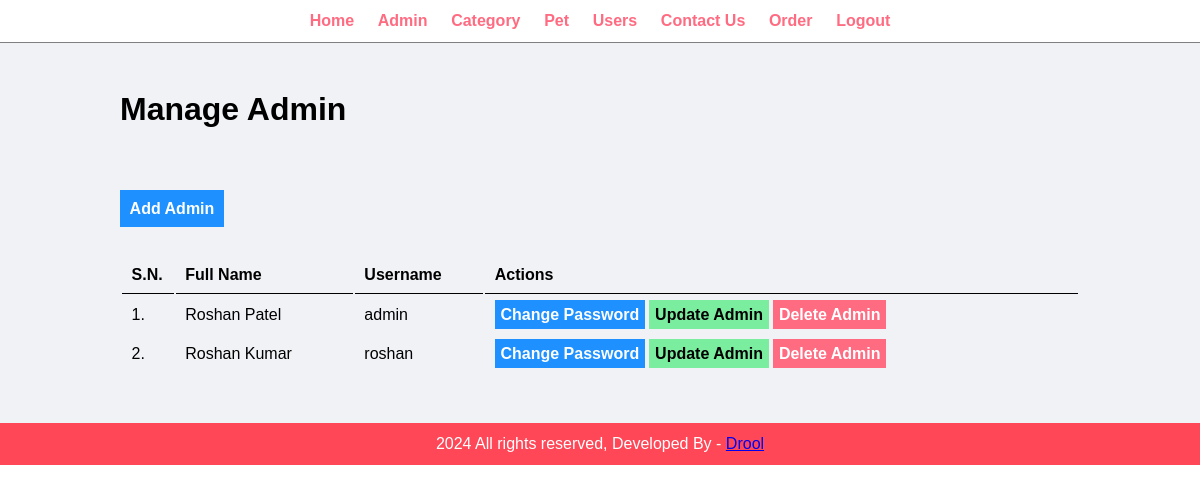
/admin/manage-admin.php (signed in), run on the app's committed database.
### tables this page shows
CREATE TABLE `table_admin` (
  `id` int(10) UNSIGNED NOT NULL,
  `full_name` varchar(100) NOT NULL,
  `username` varchar(100) NOT NULL,
  `password` varchar(255) NOT NULL
);

### admin/manage-admin.php (the view, shortened to what this page needs)
<?php include('partials/menu.php'); ?>
        <div class="main-content">
            <div class="wrapper">
                <h1>Manage Admin</h1>
                <br />
                <br><br><br>
                <a href="add-admin.php" class="btn-primary">Add Admin</a>
                <br /><br /><br />
                <table class="tbl-full">
                    <tr>
                        <th>S.N.</th>
                        <th>Full Name</th>
                        <th>Username</th>
                        <th>Actions</th>
                    </tr>
                    <?php
                        $sql = "SELECT * FROM table_admin";
                        $res = mysqli_query($conn, $sql);
                        if($res==TRUE)
                        {
                            $count = mysqli_num_rows($res);
                            $sn=1;
                            if($count>0)
                            {
                                while($rows=mysqli_fetch_assoc($res))
                                {
                                    $id=$rows['id'];
                                    $full_name=$rows['full_name'];
                                    $username=$rows['username'];
                                    ?>
                                    <tr>
                                        <td><?php echo $sn++; ?>. </td>
                                        <td><?php echo $full_name; ?></td>
                                        <td><?php echo $username; ?></td>
                                        <td>
                                            <a href="<?php echo SITEURL; ?>admin/update-password.php?id=<?php echo $id; ?>" class="btn-primary">Change Password</a>
                                            <a href="<?php echo SITEURL; ?>admin/update-admin.php?id=<?php echo $id; ?>" class="btn-secondary">Update Admin</a>
                                            <a href="<?php echo SITEURL; ?>admin/delete-admin.php?id=<?php echo $id; ?>" class="btn-danger">Delete Admin</a>
                                        </td>
                                    </tr>
                                    <?php
                                }
                            }
                            else
                            {
                            }
                        }
                    ?>
                </table>
            </div>
        </div>
<?php include('partials/footer.php'); ?>

### css/admin.css (style rules this page uses)
* { margin: 0; padding: 0; font-family: Arial, Helvetica, sans-serif; }
.wrapper { padding: 1%; width: 80%; margin: 0 auto; }
.tbl-full { width: 100%; }
table tr th { border-bottom: 1px solid black; padding: 1%; text-align: left; }
table tr td { padding: 1%; }
.btn-primary { background-color: #1e90ff; padding: 1%; color: white; text-decoration: none; font-weight: bold; }
.btn-secondary { background-color: #7bed9f; padding: 1%; color: black; text-decoration: none; font-weight: bold; }
.btn-danger { background-color: #ff6b81; padding: 1%; color: white; text-decoration: none; font-weight: bold; }
.main-content { background-color: #f1f2f6; padding: 3% 0; }

### data on the page
table_admin: full_name "Roshan Patel", username "admin"
table_admin: full_name "Roshan Kumar", username "roshan"
